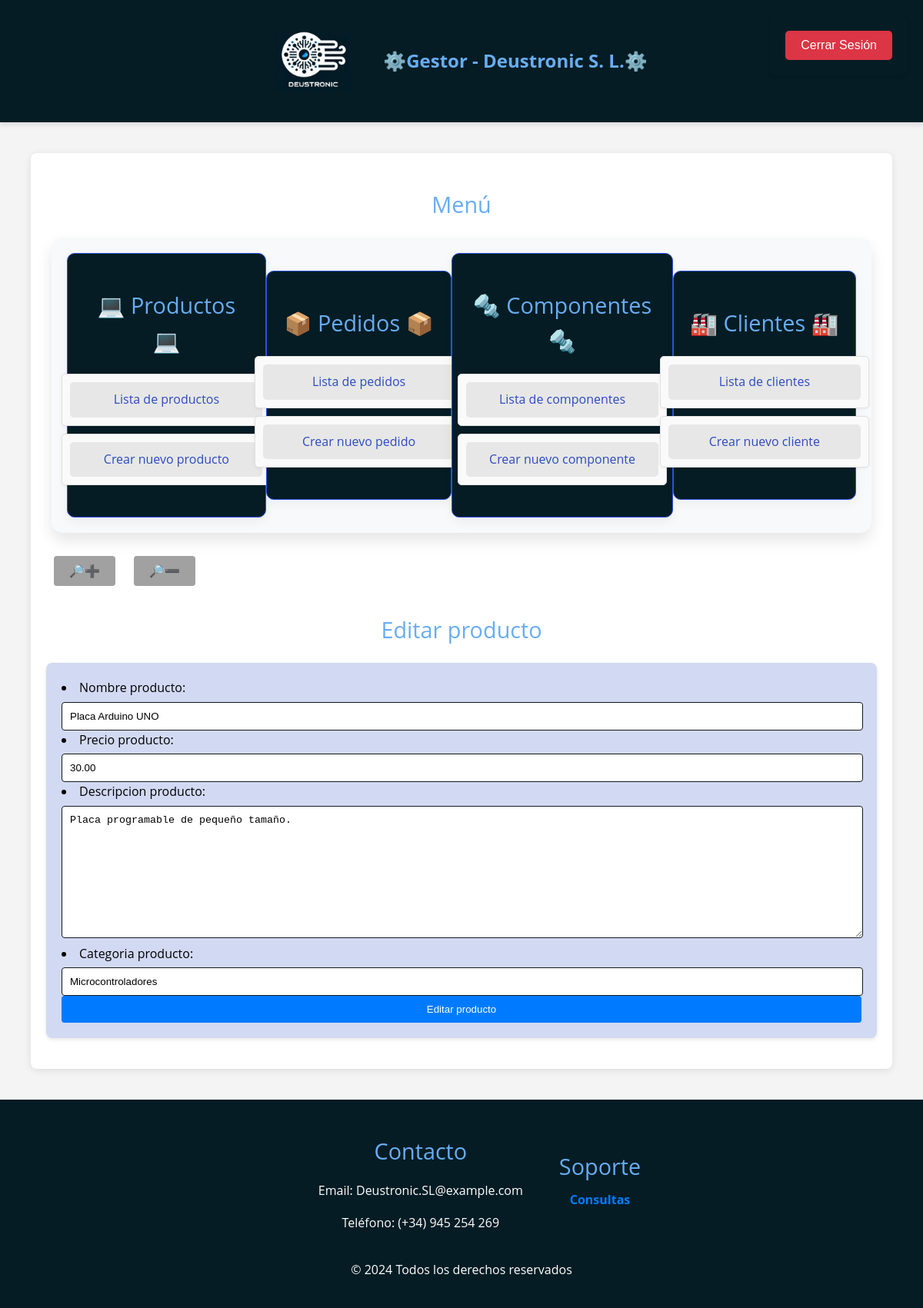
Page /appDjango/productos/modificar/11 (signed in) on the committed database.
### appDjango/models.py (models this page shows, shortened)
class Producto(models.Model):
    referencia_producto = models.AutoField(primary_key=True)
    nombre_producto = models.CharField(max_length=255)
    precio_producto = models.DecimalField(max_digits=10, decimal_places=2)
    descripcion_producto = models.TextField()
    categoria_producto = models.CharField(max_length=100)
    class Meta:
        verbose_name_plural = "Productos"
        verbose_name = "Producto"
        ordering = ["nombre_producto"]

### appDjango/views.py (the view, shortened to what this page needs)
# urls.py: path('productos/modificar/<int:pk>', ProductoUpdateView.as_view(), name='producto_update'),
class ProductoUpdateView(LoginRequiredMixin, UpdateView):
    model = Producto
    template_name = 'appDjango/producto_update.html'
    form_class = ProductoForm
    login_url = 'login'
    redirect_field_name = 'redirect_to'
    def get(self, request, pk):
        producto = get_object_or_404(Producto, pk=pk)
        formulario = self.form_class(instance=producto)
        context = {'formulario': formulario, 'producto': producto}
        return render(request, self.template_name, context)

### appDjango/forms.py
class ProductoForm(forms.ModelForm):
    class Meta:
        model = Producto
        fields = '__all__'

### templates/appDjango/producto_update.html (shortened to what this page needs)
{% extends 'base.html' %}
{% block contenido %}
    <h2>Editar producto</h2>
    <form action="{% url 'producto_update' producto.referencia_producto %}" method="post">
        {{ formulario.as_ul }}
        <input type="submit" value="Editar producto"/>
    </form>
{% endblock %}

### static/css/estilos.css (style rules this page uses)
body { font-family: 'Open Sans', Arial, sans-serif; background-color: #f4f4f4; color: black; line-height: 1.6; margin: 0; padding: 0; }
h1, h2 { color: #68adf3; font-weight: normal; }
h2 { font-size: 1.8rem; margin-bottom: 0.5rem; text-align: center; }
form { margin: 20px auto; padding: 20px; background-color: #d2d9f3; border-radius: 8px; box-shadow: 0 2px 5px rgba(0, 0, 0, 0.1); }
input[type="text"], input[type="number"], textarea { width: calc(100% - 20px); padding: 10px; margin-top: 5px; border: 1px solid #131b1c; border-radius: 4px; }
input[type="submit"] { width: 100%; padding: 10px 15px; background-color: #007bff; color: white; border: none; border-radius: 4px; cursor: pointer; transition: background-color 0.3s; }

### rows in the picture
Producto: nombre_producto "Placa Arduino UNO", precio_producto "30.00", descripcion_producto "Placa programable de pequeño tamaño.", categoria_producto "Microcontroladores"
